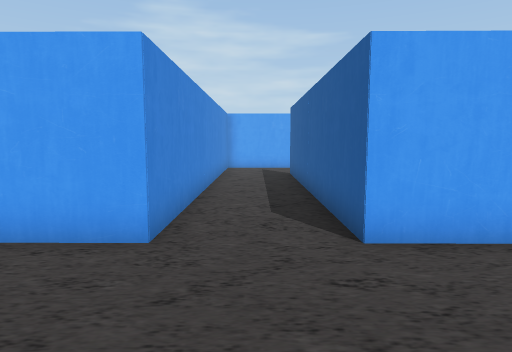
view 1 (above)

24 first-person views from a walk through a 3-D level made in the Unity game engine. The camera is 1.4 m above the floor, tilts 6° down and sees 75° across. The floor is counted in squares, 1 m on a side. Each view is taken from the middle of a square. On the plan, view 1 faces up. The plan holds only what a view shows up to about 15 squares ahead; the rest is blank. The player character is not drawn. Some surface patterns are stand-ins.

view 2
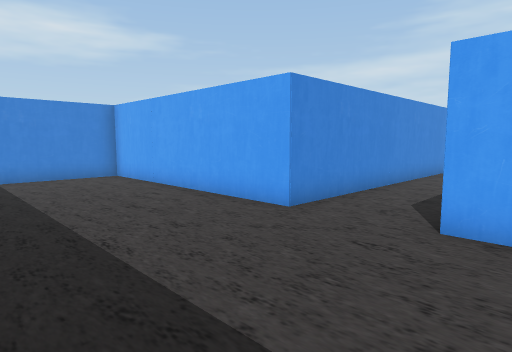

view 3
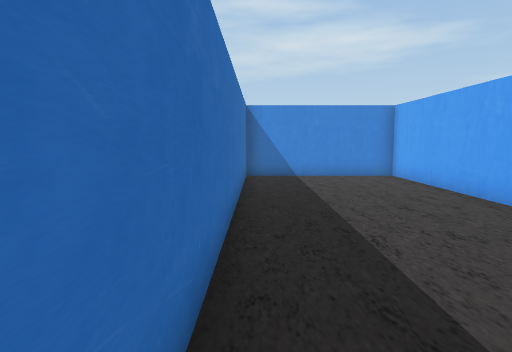

view 4
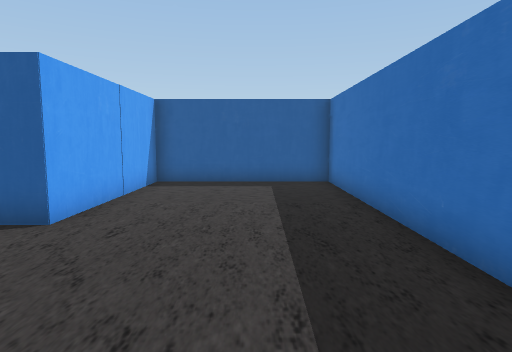

view 5
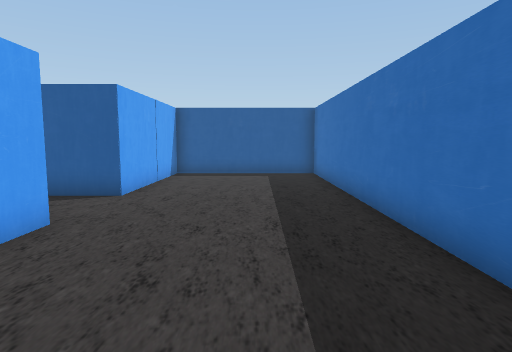

view 6
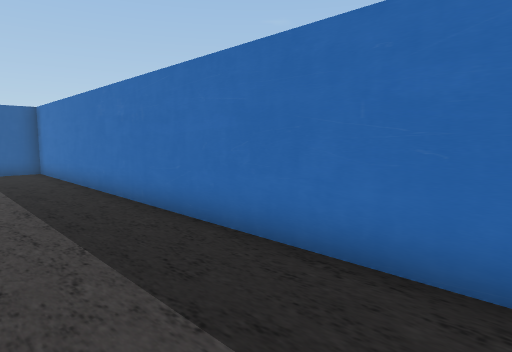

view 7
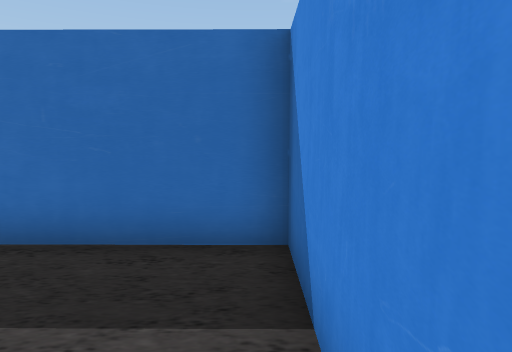

view 8
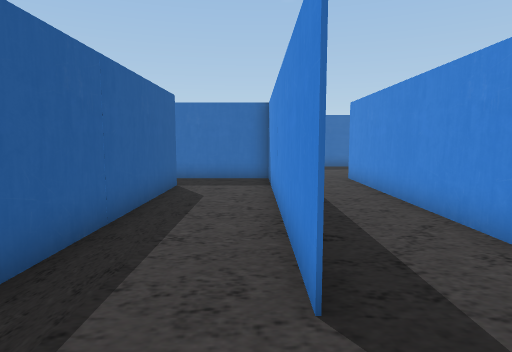

view 9
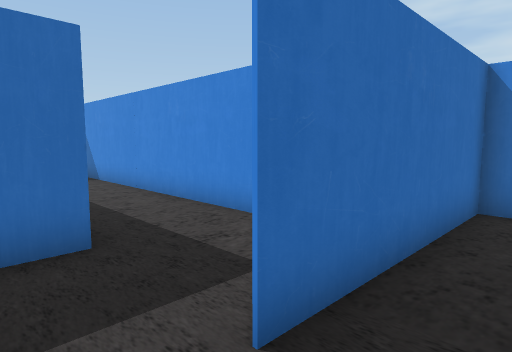

view 10
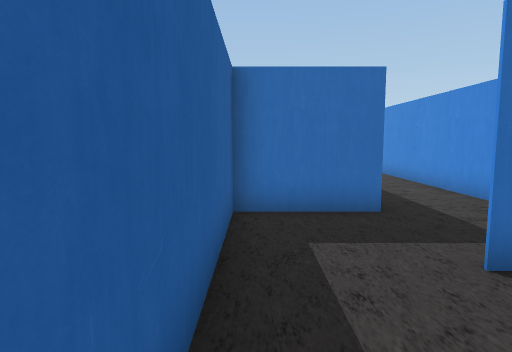

view 11
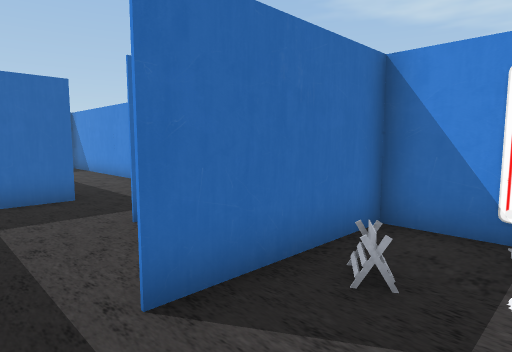

view 12
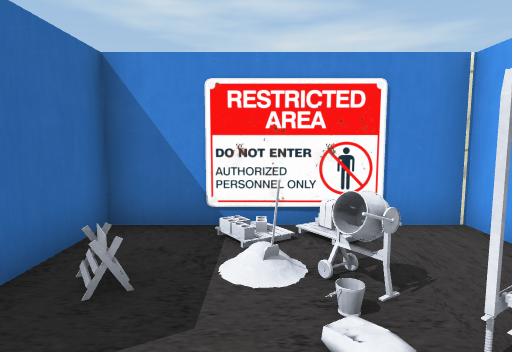

view 13
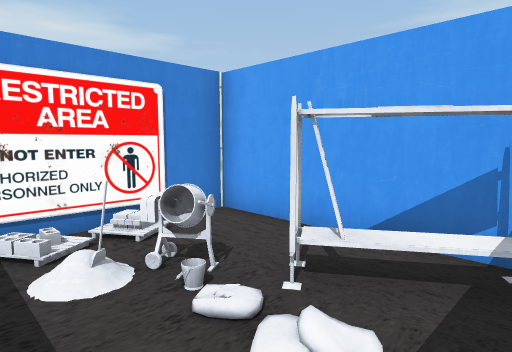

view 14
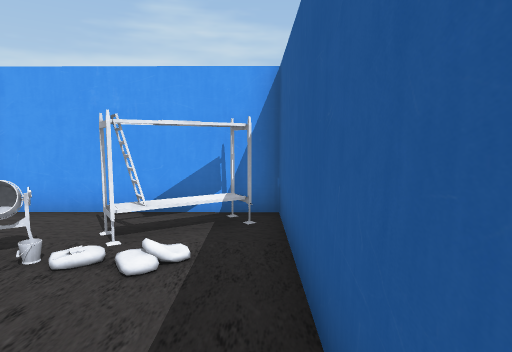

view 15
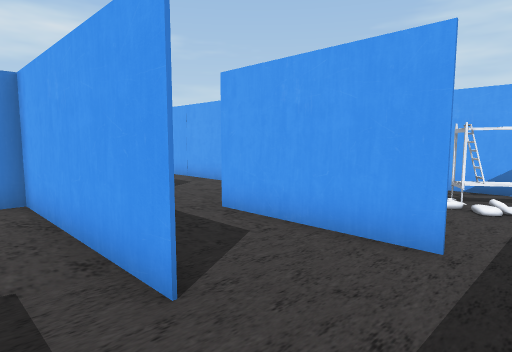

view 16
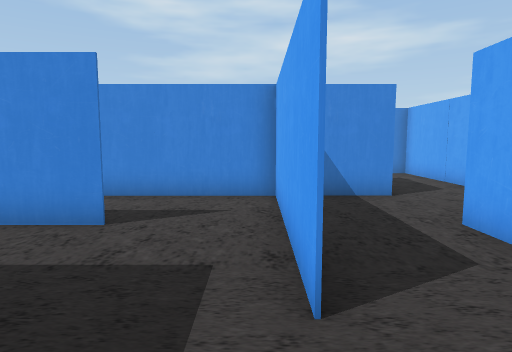

view 17
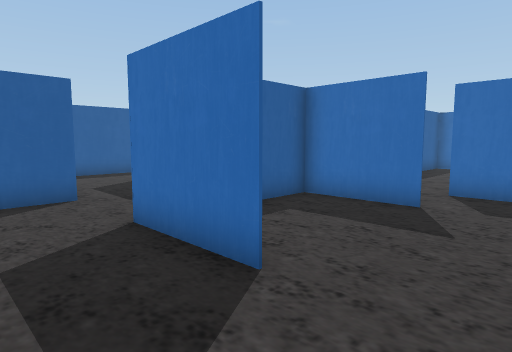

view 18
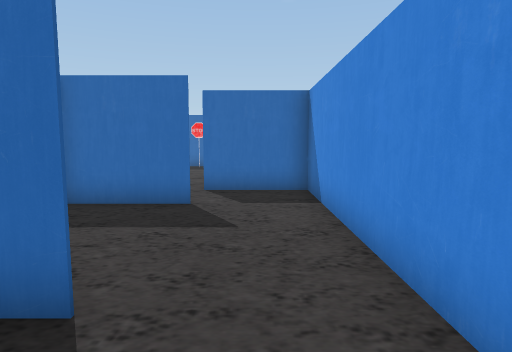

view 19
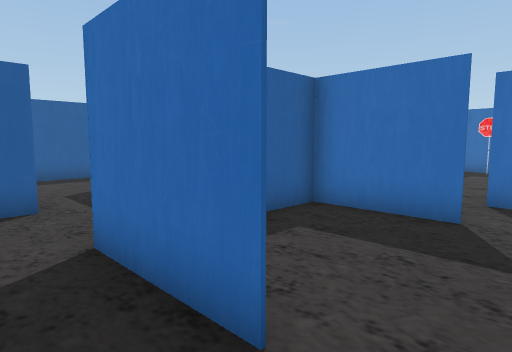

view 20
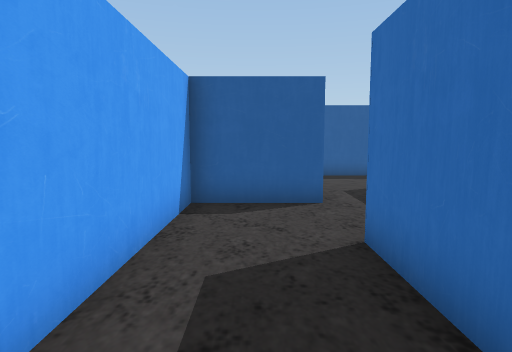

view 21
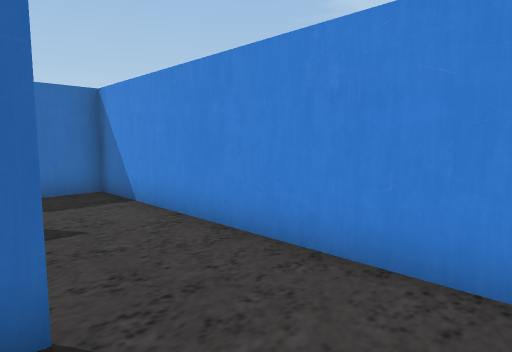

view 22
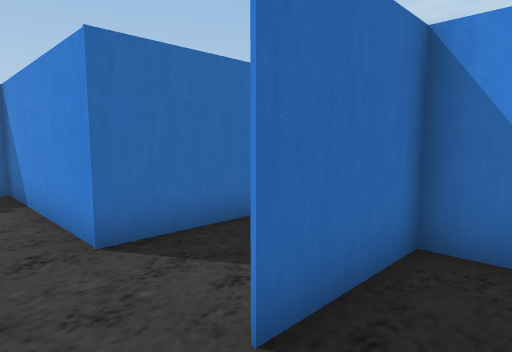

view 23
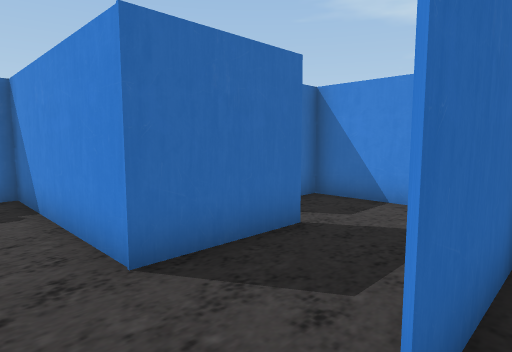

view 24
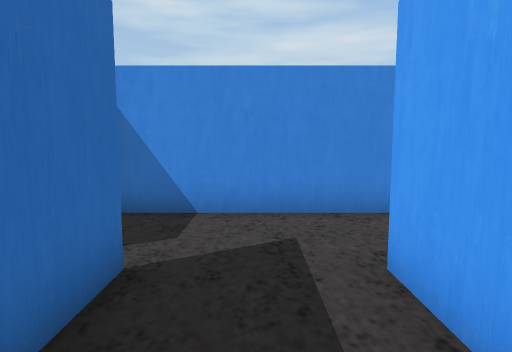

### Floor plan
Key: @ floor where view 1 was taken; # wall or solid block; . floor; / step, stairs or slope; S sign; O other object.
Columns run from 11 left of view 1 to 8 right of it. Each row starts with its distance up from view 1.
 27             ## ####
 26             ###  OO
 25             # ..OO.#
 24    ##########SOO//.#
 23    #........#S.....#
 22    #........##.....#
 21    #........#####..#
 20    #...###.........#
 19    #.....#.........#
 18    #.....#######...#
 17    #.....#.........#
 16    #...###.........#
 15 #  #.....#.........#
 14 #..##....#..#...
 13 #...###..#..#...
 12 #........#..#...#
 11 #...## ..#..#...#
 10 #...  #..#..#...#
  9 ##    #..#..#...#
  8       #..#..#...#
  7       #..#..#...#
  6       #..#..#...
  5 ##########..##...
  4 #............#######
  3 #..................#
  2 #..................#
  1 #..................#
  0 #..........@.......#
 -1 #..................#
 -2 ####################

Positions as (right, up) in squares from view 1, and headings:
1: (0, 0), facing up
2: (3, -1), facing up-left
3: (3, -1), facing left
4: (-4, 1), facing right
5: (-7, 1), facing right
6: (-9, 2), facing down-right
7: (-10, 3), facing down
8: (2, 17), facing down
9: (6, 19), facing down-left
10: (7, 21), facing down
11: (7, 23), facing down-left
12: (7, 23), facing left
13: (7, 22), facing up-left
14: (7, 20), facing up
15: (7, 16), facing up-left
16: (7, 17), facing left
17: (-7, 23), facing down-right
18: (-6, 23), facing down
19: (-6, 22), facing down-right
20: (-6, 22), facing right
21: (-4, 23), facing down-left
22: (-3, 15), facing down-left
23: (-3, 14), facing down-left
24: (-4, 12), facing left
